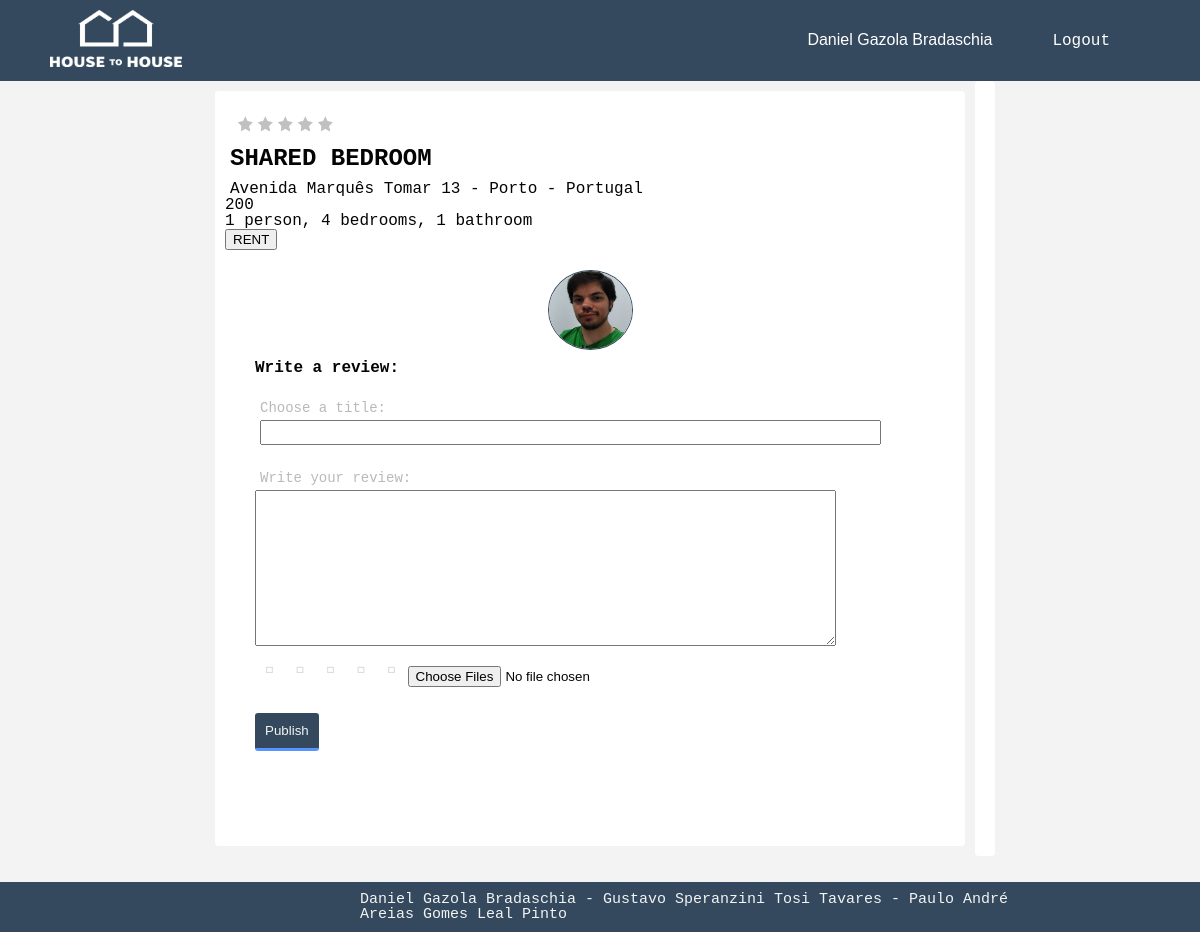
The app's page /src/pages/place.php?id=6 (signed in) with its own data.
### tables this page shows
CREATE TABLE USER(
    idUser INTEGER PRIMARY KEY,
    name TEXT NOT NULL,
    password TEXT NOT NULL,
    email TEXT NOT NULL UNIQUE,
    gender CHAR CHECK (gender == 'F' OR gender == 'f' OR gender == 'M' OR gender == 'm'),
    birthdate DATE,
    cellphone INTEGER,
    profilePicture BLOB,
    type TEXT CHECK (type == 'Owner' OR type == 'Tourist')
);

CREATE TABLE PROPERTY (
    idProperty INTEGER PRIMARY KEY,
    idOwner INTEGER REFERENCES USER (idUser),
    address TEXT,
    title TEXT,
    price FLOAT,
    description TEXT,
    rate NUMERIC
);

### src/dbActions/user.php (called while the page is built, shortened)
<?php
include_once('config.php');
function getIdByUserName($email){
    global $db;
    $statement = $db->prepare('SELECT idUser FROM USER WHERE email = ? ');
    $statement->execute([$email]);
    return $statement->fetch()['idUser'];
}
function getUserInfoByUserName($email,$info){
    global $db;
    $statement = $db->prepare('SELECT * FROM USER WHERE email = ? ');
    $statement->execute([$email]);
    return $statement->fetch()[$info];
}
function getUserPhoto($email){
    global $db;
    $statement = $db->prepare('SELECT profilePicture FROM USER WHERE email = ?');
    $statement->execute([$email]);
    return $statement->fetch()['profilePicture'];
}

### src/pages/place.php (the view, shortened to what this page needs)
    <!DOCTYPE html>
    <?php
    include_once "header.php";
    include_once "../dbActions/placeUtils.php";
    include_once "../dbActions/user.php";
    $id = $_GET["id"];
    $userId = "";
    if(!empty($_SESSION['login-user']))
        $userId = $_SESSION['login-user'];
    $namePlace = getPropertyInfoById($id, 'title');
    $location = getPropertyInfoById($id, 'address');
    $description = getPropertyInfoById($id, 'description');
    $price = getPropertyInfoById($id, 'price');
    ?>
    <div class="placePage">
        <div class="main">
            <div class="container">
                    <p id="placeName"><?php echo $namePlace ?></p>
                    <p id="placeLocation"><?php echo $location ?></p>
                    <p id="placePrice"><?php echo $price ?></p>
                    <p id="placeDescription"><?php echo $description ?></p>
                    <div class="rent">
                        <?php
                        if (!(isPlaceOwner(getIdByUserName($userId), $id)) && $userId != ""){
                            echo '<button class="rent-button" id="btnCreateAccount" onclick="visibleRent()">RENT</button>';
                        }
                        ?>
                    </div>
                    <?php
                    if (isset($userId) && $userId != "")
                    {
                        echo '<div class="container">';
                        $photo = '../assets/' . getUserPhoto($_SESSION['login-user']);
                        echo '<img id="userPhoto" src=' . $photo . '>';
                        echo '<form id="formRev" class="reviewForm" action="../dbActions/sendReview.php" method="post"';
                        echo 'enctype="multipart/form-data">';
                        echo '<p class="boxTitle">Write a review:</p>';
                        echo '<label>Choose a title:</label>';
                        echo '<input type="text" name="title"><br>';
                        echo '<label>Write your review:</label>';
                        echo '​<textarea name="review" id="review" rows="10" cols="70"></textarea>';
                        echo '<fieldset class="ratingSearch">';
                        echo '<input type="radio" id="star5" name="rating" value="5"/>
                                    <label class="full" for="star5" title="Pretty f\'ing Good - 5 stars"></label>
                                <input type="radio" id="star4" name="rating" value="4"/>
                                    <label class="full" for="star4" title="Pretty Good - 4 stars"></label>
                                <input type="radio" id="star3" name="rating" value="3"/>
                                    <label class="full" for="star3" title="Seen Better and Worst - 3 stars"></label>
                                <input type="radio" id="star2" name="rating" value="2"/>
                                    <label class="full" for="star2" title="Pretty Bad - 2 stars"></label>
                                <input type="radio" id="star1" name="rating" value="1"/>
                                    <label class="full" for="star1" title="Pretty f\'ing Bad - 1 star"></label>
                                </fieldset>
                            <br><br>
                            <input type="file" name="fileToUpload[]" id="fileToUpload" multiple="multiple">
                            <br><br>
                            <input id="submit" type="submit" value="Publish">
                        </form>
                        </div>';
                    }
                    ?>
                </div>
            </div>
            <div class="container">
            </div>
        </div>
<?php
include_once "footer.php";
?>

### src/pages/header.php (shortened to what this page needs)
<?php
include_once "../dbActions/user.php";
?>
<html lang="en">
<head>
	<link rel="stylesheet" href="../assets/font-awesome/css/font-awesome.min.css">
    <link rel="stylesheet" href="../css/reset.css">
    <link rel="stylesheet" href="../css/style.css">
    <link rel="stylesheet" href="//code.jquery.com/ui/1.12.1/themes/base/jquery-ui.css">
     <div class="header">
        <div class="header-left-icon">
            <img class="logo" src="../assets/logo4.png" onclick="location.href='index.php'">
        </div>
        <div class="header-right">
            <div class="header-login">
                <?php
                if (isset($_SESSION['login-user'])) {
                    $name = getUserInfoByUserName($_SESSION['login-user'], 'name');
                    echo '<button class="login-button" onclick="location.href=\'profile.php\'" type="button">' . $name . '</button>';
                    echo '<a class="createAccount-button" href="../dbActions/logout.php">Logout</a>';
                } else {
                    echo '<button class="login-button" id="btnCreateAccount" onclick="visibleLogin()">Log In</button>';
                    echo ' <button class="createAccount-button" id="btnCreateAccount" onclick="visibleCreateAcc()">Sign Up</button>';
                }
                ?>
            </div>
        </div>
    </div>
</head>

### src/css/style.css (style rules this page uses)
*, *::after, *::before { box-sizing: border-box; }
html { font-size: 62.5%; }
a { color: #2e416a; text-decoration: none; }
.header { display: flex; flex-wrap: wrap; justify-content: space-between; background: #34495E; height: 10%; padding: 0.5em 0; }
.header .header-left-icon { float: left; width: 125px; text-align: right; margin: 2px 10px; }
.header .logo { height: 1.5cm; width: 3.5cm; margin-left: 40px; }
.header .header-right { float: right; text-align: left; align-self: center; margin: 2px 10px; font-size: 1.6rem; font-family: "Andale Mono", monospace; color: #F3F3F3; position: relative; z-index: 2; }
.header .header-right .header-login { float: left; align-self: center; vertical-align: middle; text-align: center; }
.login-button { background-color: #34495E; border: none; color: #ffffff; text-align: center; text-decoration: none; display: inline-block; font-size: 16px; padding-right: 60px; }
.createAccount-button { background-color: #34495E; border: none; color: #ffffff; text-align: center; text-decoration: none; display: inline-block; font-size: 16px; padding-right: 20px; }
.placePage { display: flex; flex-wrap: wrap; -webkit-align-content: center; align-content: center; }
.placePage .container { margin-bottom: 1.6em; background-color: #ffffff; border-radius: 4px; padding: 10px 10px 10px 10px; }
.placePage .main { padding: 10px 10px 10px 10px; position: relative; min-width: 500px; width: 100%; }
@media only screen and (min-width: 850px) { .placePage { display: flex; flex-wrap: nowrap; justify-content: center; } }
@media only screen and (min-width: 850px) { .placePage .main { max-width: 770px; min-width: 400px; float: left; } }
#placeName { font-family: "Andale Mono", monospace; padding-top: 10px; padding-left: 5px; font-size: x-large; font-weight: bold; }
#placeLocation { font-family: "Andale Mono", monospace; padding-top: 10px; padding-left: 5px; font-size: medium; }
.reviewForm { padding-left: 20px; padding-bottom: 50px; }
.reviewForm button, .reviewForm input[type="submit"], .reviewForm input[type="button"] { margin-top: 10px; align-content: center; background: #34495E; border: none; padding: 10px 10px 10px 10px; border-bottom: 3px solid #5994FF; border-radius: 3px; color: #F3F3F3; }
.reviewForm input[type="text"] { box-sizing: border-box; -webkit-box-sizing: border-box; -moz-box-sizing: border-box; width: 90%; display: block; height: 25px; margin: 5px; line-height: 25px; font-size: 16px; font-family: "Andale Mono", monospace; }
.reviewForm label { float: left; margin: 5px; color: #B9B9B9; font-size: 14px; overflow: hidden; font-family: "Andale Mono", monospace; }
.boxTitle { font-family: "Andale Mono", monospace; padding-top: 10px; padding-bottom: 20px; font-size: medium; font-weight: bold; }
#userPhoto { border-radius: 50%; width: 85px; height: 80px; display: block; margin-left: auto; margin-right: auto; margin-top: 10px; border: 1.5px solid #34495E; }
.ratingSearch { border: none; float: left; }
.ratingSearch>label:before { margin: 5px; font-size: 1.25em; font-family: "Andale Mono", monospace; display: inline-block; content: "\f005"; }
.ratingSearch>label { color: #ddd; float: right; }

### records on screen
user: name "Daniel Gazola Bradaschia", profilePicture (picture)
property: rate 0 (drawn), title "SHARED BEDROOM", address "Avenida Marquês Tomar 13 - Porto - Portugal", price "200", description "1 person, 4 bedrooms, 1 bathroom"
